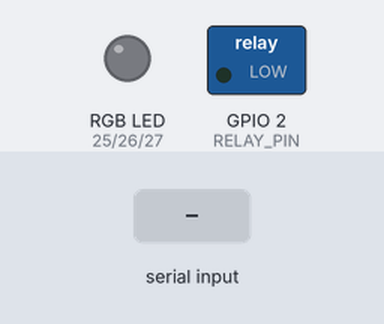
This sketch was run on a simulated ESP32. Shown: switched loads named in the sketch (green lamp = pin HIGH), an RGB LED mixed from three pins (HIGH = lit). Dashed ring = blinking. The inputs (shaded band) are chosen by the test bench. What the sketch prints to the serial monitor is not drawn.

Above: at 2.2 s.
2.3 s: "pintu=BUKA\n" received over Serial
At 2.68 s:
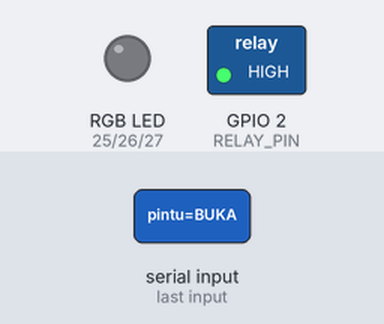
5.3 s: "pintu=TUTUP\n" received over Serial
At 6.4 s:
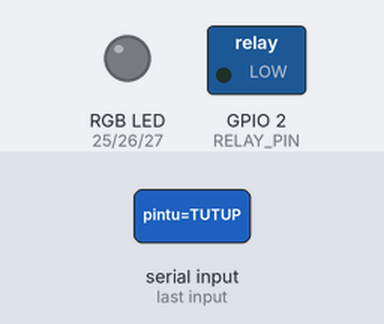
6.8 s: "test=LED\n" received over Serial
At 7.1 s:
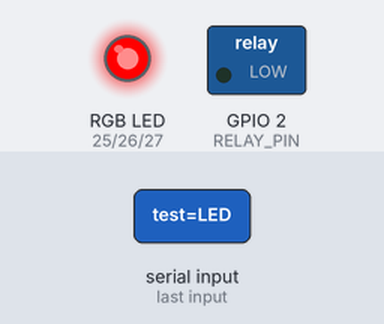
Timing chart, 0 to 20.3 s (numbered marks = the images above; inputs shaded):
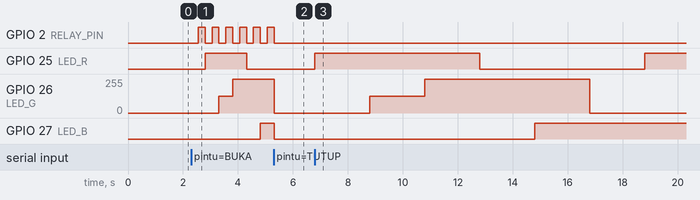

The sketch:

testbukapintu_serial_usb_rgb.ino
```cpp
// =============================================================
// ESP32 DOOR CONTROL - RGB LED VERSION
// LED WARNA WARNI BERKEDIP + RELAY TERUS BUNYI
// =============================================================
// Fitur:
//   - RGB LED (merah, hijau, biru, warna campuran)
//   - Warna berganti setiap kedip (rainbow effect)
//   - Relay terus pulsing (bunyi) selama pintu buka
//   - Durasi: 10 detik
//
// Pin Configuration:
//   - LED Red   → GPIO 25
//   - LED Green → GPIO 26
//   - LED Blue  → GPIO 27
//   - Relay     → GPIO 2
//   - USB       → Serial (115200 baud)
//
// Kontrol:
//   - pintu=BUKA   → RGB LED berubah warna + RELAY pulsing (10s)
//   - pintu=TUTUP  → Semua OFF
//   - test=LED     → Test RGB colors
// =============================================================

// ============================================================
// KONFIGURASI PIN RGB
// ============================================================
const int LED_R = 25;                        // Red
const int LED_G = 26;                        // Green
const int LED_B = 27;                        // Blue
const int RELAY_PIN = 2;                     // Relay

// ============================================================
// TIMING
// ============================================================
const unsigned long DOOR_DURATION = 10000;   // 10 detik
const unsigned long COLOR_CHANGE = 500;      // Ganti warna setiap 500ms
const unsigned long RELAY_PULSE = 500;       // Relay pulse 500ms
const unsigned long SMALL_DELAY = 50;        // Prevent watchdog

// ============================================================
// WARNA RGB (dapat dikustomisasi)
// ============================================================
struct RGB {
  int r, g, b;
};

// Array warna rainbow
const RGB colors[] = {
  {255, 0, 0},      // Merah
  {255, 127, 0},    // Orange (red + green)
  {255, 255, 0},    // Kuning (red + green)
  {0, 255, 0},      // Hijau
  {0, 255, 255},    // Cyan (green + blue)
  {0, 0, 255},      // Biru
  {255, 0, 255},    // Magenta (red + blue)
};
const int NUM_COLORS = 7;

// ============================================================
// SETUP
// ============================================================
void setup() {
  Serial.begin(115200);
  delay(1000);

  Serial.println();
  Serial.println("╔═════════════════════════════════════════════════════╗");
  Serial.println("║ ESP32 DOOR CONTROL - RGB LED (RAINBOW BLINKING)   ║");
  Serial.println("╚═════════════════════════════════════════════════════╝");

  // Setup RGB pins
  pinMode(LED_R, OUTPUT);
  pinMode(LED_G, OUTPUT);
  pinMode(LED_B, OUTPUT);
  pinMode(RELAY_PIN, OUTPUT);

  // All OFF di awal
  turnOffAllLED();
  digitalWrite(RELAY_PIN, LOW);

  Serial.println("✅ PIN Setup: RGB LED (GPIO 25,26,27) + RELAY (GPIO 2)");
  Serial.println();
  Serial.println("📊 Konfigurasi:");
  Serial.println("   LED: RGB dengan 7 warna (Rainbow)");
  Serial.println("   Perubahan warna: 500ms");
  Serial.println("   Relay Bunyi: 500ms pulsing");
  Serial.println("   Durasi Pintu: 10 detik");
  Serial.println();
  Serial.println("📨 Commands:");
  Serial.println("   pintu=BUKA    → RGB berubah warna + RELAY pulsing");
  Serial.println("   pintu=TUTUP   → Semua OFF");
  Serial.println("   test=LED      → Test semua warna");
  Serial.println("   status        → Status current");
  Serial.println();
  Serial.println("─────────────────────────────────────────────────────");
  Serial.println();
}

// ============================================================
// FUNGSI: SET WARNA RGB (PWM untuk brightness)
// ============================================================
void setRGB(int r, int g, int b) {
  // Gunakan PWM untuk brightness control (0-255)
  analogWrite(LED_R, r);
  analogWrite(LED_G, g);
  analogWrite(LED_B, b);
}

// ============================================================
// FUNGSI: MATIKAN SEMUA LED
// ============================================================
void turnOffAllLED() {
  setRGB(0, 0, 0);
}

// ============================================================
// FUNGSI: GET COLOR BY INDEX
// ============================================================
RGB getColor(int index) {
  return colors[index % NUM_COLORS];
}

// ============================================================
// LOOP UTAMA
// ============================================================
void loop() {
  if (Serial.available() > 0) {
    String message = Serial.readStringUntil('\n');
    message.trim();

    if (message.length() == 0) return;

    Serial.print("📡 Terima: ");
    Serial.println(message);

    // ========================================================
    // BUKA PINTU - RGB RAINBOW + RELAY PULSING ⭐
    // ========================================================
    if (message == "pintu=BUKA") {
      Serial.println("🔓 BUKA PINTU!");
      Serial.println("🌈 RGB LED berubah warna + 📣 RELAY pulsing (10 detik)");
      Serial.println();

      unsigned long startTime = millis();
      unsigned long lastColorChange = 0;
      unsigned long lastRelayPulse = 0;
      int colorIndex = 0;
      boolean relayState = LOW;

      // Loop 10 detik
      while (millis() - startTime < DOOR_DURATION) {
        unsigned long elapsed = millis() - startTime;

        // ========================
        // RGB BERUBAH WARNA (500ms)
        // ========================
        if (elapsed - lastColorChange >= COLOR_CHANGE) {
          RGB currentColor = getColor(colorIndex);
          setRGB(currentColor.r, currentColor.g, currentColor.b);
          colorIndex++;
          lastColorChange = elapsed;

          Serial.print("🌈");  // Visual feedback
        }

        // ========================
        // RELAY PULSING (500ms - ON/OFF)
        // ========================
        if (elapsed - lastRelayPulse >= (RELAY_PULSE / 2)) {
          relayState = !relayState;
          digitalWrite(RELAY_PIN, relayState);
          lastRelayPulse = elapsed;

          if (relayState == HIGH) {
            Serial.print("🔊");  // Audio feedback
          }
        }

        // ========================
        // CHECK EARLY CLOSE
        // ========================
        if (Serial.available() > 0) {
          String earlyCmd = Serial.readStringUntil('\n');
          earlyCmd.trim();
          if (earlyCmd == "pintu=TUTUP") {
            Serial.println("\n");
            Serial.println("⚠️  TUTUP PINTU MANUAL!");
            turnOffAllLED();
            digitalWrite(RELAY_PIN, LOW);
            Serial.println("✅ SELESAI (TUTUP MANUAL)");
            return;
          }
        }

        delay(SMALL_DELAY);
      }

      // ===== AFTER 10 SECONDS =====
      Serial.println("\n");
      turnOffAllLED();
      digitalWrite(RELAY_PIN, LOW);
      Serial.println("🌈 RGB LED OFF");
      Serial.println("📣 RELAY OFF");
      Serial.println("✅ SELESAI (Auto-close 10 detik)");
      Serial.println();
    }

    // ========================================================
    // TUTUP PINTU
    // ========================================================
    else if (message == "pintu=TUTUP") {
      Serial.println("🔒 TUTUP PINTU!");
      turnOffAllLED();
      digitalWrite(RELAY_PIN, LOW);
      Serial.println("🌈 RGB LED OFF");
      Serial.println("📣 RELAY OFF");
      Serial.println("✅ SELESAI");
      Serial.println();
    }

    // ========================================================
    // TEST LED - TAMPILKAN SEMUA WARNA
    // ========================================================
    else if (message == "test=LED") {
      Serial.println("🌈 TEST RGB - Tampilkan semua warna (2 detik each)");
      Serial.println();

      for (int i = 0; i < NUM_COLORS; i++) {
        RGB color = getColor(i);
        setRGB(color.r, color.g, color.b);

        // Print nama warna
        switch (i) {
          case 0: Serial.println("  🔴 Merah"); break;
          case 1: Serial.println("  🟠 Orange"); break;
          case 2: Serial.println("  🟡 Kuning"); break;
          case 3: Serial.println("  🟢 Hijau"); break;
          case 4: Serial.println("  🔵 Cyan"); break;
          case 5: Serial.println("  🔵 Biru"); break;
          case 6: Serial.println("  🟣 Magenta"); break;
        }

        delay(2000);  // 2 detik per warna
      }

      turnOffAllLED();
      Serial.println();
      Serial.println("✅ RGB test selesai");
      Serial.println();
    }

    // ========================================================
    // TEST RELAY
    // ========================================================
    else if (message == "test=RELAY") {
      Serial.println("⚡ TEST RELAY - Pulse 2 detik");
      unsigned long testStart = millis();
      unsigned long testDuration = 2000;
      unsigned long lastPulse = 0;
      boolean testState = LOW;

      while (millis() - testStart < testDuration) {
        if (millis() - testStart - lastPulse >= 500) {
          testState = !testState;
          digitalWrite(RELAY_PIN, testState);
          Serial.print("🔊");
          lastPulse = millis() - testStart;
        }
        delay(50);
      }

      digitalWrite(RELAY_PIN, LOW);
      Serial.println();
      Serial.println("✅ RELAY test selesai");
      Serial.println();
    }

    // ========================================================
    // STATUS
    // ========================================================
    else if (message == "status") {
      Serial.println("📊 STATUS:");
      Serial.print("   LED: ");
      if (digitalRead(LED_R) || digitalRead(LED_G) || digitalRead(LED_B)) {
        Serial.println("ON 🌈");
      } else {
        Serial.println("OFF ⚫");
      }
      Serial.print("   RELAY: ");
      Serial.println(digitalRead(RELAY_PIN) == HIGH ? "ON 🔊" : "OFF 🔇");
      Serial.println();
    }

    // ========================================================
    // UNKNOWN COMMAND
    // ========================================================
    else {
      Serial.print("⚠️  Unknown command: ");
      Serial.println(message);
      Serial.println("📨 Valid commands:");
      Serial.println("   - pintu=BUKA");
      Serial.println("   - pintu=TUTUP");
      Serial.println("   - test=LED");
      Serial.println("   - test=RELAY");
      Serial.println("   - status");
      Serial.println();
    }
  }
}

// ============================================================
// CUSTOMIZATION TIPS
// ============================================================
/*
WARNA RGB:

Merah:       setRGB(255, 0, 0)
Hijau:       setRGB(0, 255, 0)
Biru:        setRGB(0, 0, 255)
Kuning:      setRGB(255, 255, 0)
Cyan:        setRGB(0, 255, 255)
Magenta:     setRGB(255, 0, 255)
Putih:       setRGB(255, 255, 255)
Orange:      setRGB(255, 165, 0)
Pink:        setRGB(255, 192, 203)

MENAMBAH/MENGUBAH WARNA:
Ubah array colors[] di atas dengan kombinasi baru:

const RGB colors[] = {
  {255, 0, 0},      // Red
  {0, 255, 0},      // Green
  {0, 0, 255},      // Blue
  // Tambah lebih banyak...
};

KECEPATAN PERUBAHAN WARNA:
Ubah COLOR_CHANGE:
  - 300ms: Cepat
  - 500ms: Medium (default)
  - 1000ms: Lambat

KECEPATAN RELAY PULSING:
Ubah RELAY_PULSE:
  - 200ms: Cepat (bunyi cepat)
  - 500ms: Medium (default)
  - 1000ms: Lambat
*/
```

Measured:
- after the input at 2.3 s, GPIO 2 (RELAY_PIN): alternates HIGH for 0.25 s and LOW for 0.25 s, starting after 0.25 s; GPIO 25 (LED_R): LOW → HIGH after 0.51 s, → LOW 1.5 s later; GPIO 26 (LED_G): 0/255 → 127/255 after 1.0 s, → 255/255 0.50 s later; GPIO 27 (LED_B): LOW → HIGH after 2.5 s
- after the input at 5.3 s, GPIO 2 (RELAY_PIN): goes on until 5.3 s, then stays LOW; GPIO 25 (LED_R): stays LOW (without the input it goes to HIGH after 0.52 s); GPIO 27 (LED_B): HIGH → LOW after 0.02 s instead of 1.0 s
- after the input at 6.8 s, GPIO 25 (LED_R): LOW → HIGH at once, → LOW 6.0 s later, → HIGH 6.0 s later; GPIO 26 (LED_G): 0/255 → 127/255 after 2.0 s, → 255/255 2.0 s later, → 0/255 6.0 s later; GPIO 27 (LED_B): LOW → HIGH after 8.0 s
